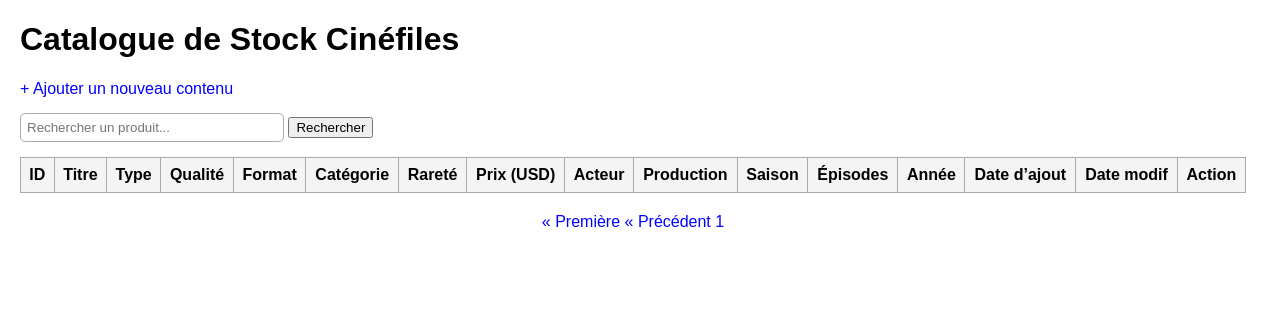
Page /stock/?page=2 on the earlier database version.
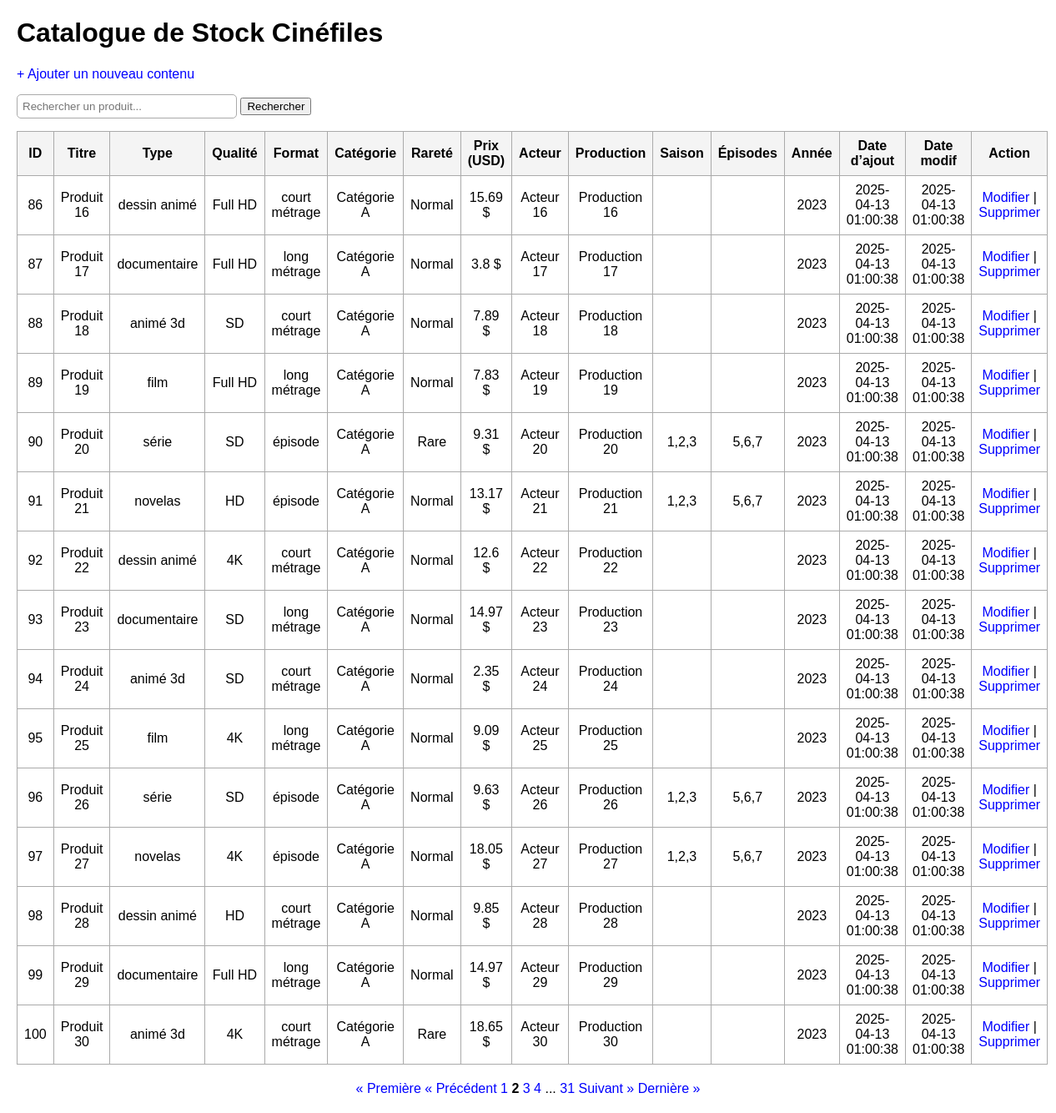
Same page on the later database version.
### tables this page shows
CREATE TABLE stock (
    id INTEGER PRIMARY KEY AUTOINCREMENT,
    titre TEXT,
    type TEXT,
    qualite TEXT,
    format TEXT,
    categorie TEXT,
    rarete TEXT,
    prix REAL,
    acteur TEXT,
    production TEXT,
    saison TEXT,
    episodes TEXT,
    annee TEXT,
    date_ajout TEXT,
    date_modif TEXT
);

### routes/stock_routes.py (the view)
@stock_bp.route("/")
def index():
    try:
        page = int(request.args.get("page", 1))
    except ValueError:
        page = 1
    per_page = 15
    offset = (page - 1) * per_page
    conn = sqlite3.connect(DB_NAME)
    conn.row_factory = sqlite3.Row
    c = conn.cursor()
    c.execute("SELECT COUNT(*) FROM stock")
    total = c.fetchone()[0]
    total_pages = (total + per_page - 1) // per_page
    c.execute("""
        SELECT * FROM stock
        ORDER BY id ASC
        LIMIT ? OFFSET ?
    """, (per_page, offset))
    rows = c.fetchall()
    conn.close()
    pagination_links = get_pagination_links(page, total_pages, delta=2)
    return render_template(
        "index.html",
        rows=rows,
        page=page,
        total_pages=total_pages,
        pagination_links=pagination_links,
        per_page=per_page
    )

### routes/stock_routes.py (called while the page is built)
def get_pagination_links(page, total_pages, delta=2):
    links = []
    for p in range(1, total_pages + 1):
        if p == 1 or p == total_pages or (p >= page - delta and p <= page + delta):
            links.append(p)
        elif links[-1] != "...":
            links.append("...")
    return links

### templates/index.html (shortened to what this page needs)
<!DOCTYPE html>
<html lang="fr">
<head>
</head>
<body>
    <h1>Catalogue de Stock Cinéfiles</h1>
    <a href="/stock/add">+ Ajouter un nouveau contenu</a>
    <form action="/stock/rechercher" method="get" style="margin: 15px 0;">
        <input type="text" name="q" placeholder="Rechercher un produit..." value="{{ recherche if recherche else '' }}">
        <button type="submit">Rechercher</button>
    </form>
    <table>
        <tr>
            <th>ID</th>
            <th>Titre</th>
            <th>Type</th>
            <th>Qualité</th>
            <th>Format</th>
            <th>Catégorie</th>
            <th>Rareté</th>
            <th>Prix (USD)</th>
            <th>Acteur</th>
            <th>Production</th>
            <th>Saison</th>
            <th>Épisodes</th>
            <th>Année</th>
            <th>Date d’ajout</th>
            <th>Date modif</th>
            <th>Action</th>
        </tr>
        {% for row in rows %}
        <tr>
            <td>{{ row[0] }}</td>
            <td>{{ row[1] }}</td>
            <td>{{ row[2] }}</td>
            <td>{{ row[3] }}</td>
            <td>{{ row[4] }}</td>
            <td>{{ row[5] }}</td>
            <td>{{ row[6] }}</td>
            <td>{{ row[7] }} $</td>
            <td>{{ row[8] }}</td>
            <td>{{ row[9] }}</td>
            <td>{{ row[10] }}</td>
            <td>{{ row[11] }}</td>
            <td>{{ row[12] }}</td>
            <td>{{ row[13] }}</td>
            <td>{{ row[14] }}</td>
            <td>
                <a href="/stock/modifier/{{ row[0] }}">Modifier</a> |
                <a href="/stock/delete/{{ row[0] }}" onclick="return confirm('Confirmer la suppression ?')">Supprimer</a>
            </td>
        </tr>
        {% endfor %}
</table>
<div style="margin-top: 20px; text-align: center;">
    {% if page > 1 %}
        <a href="{{ url_for('stock.index', page=1) }}">« Première</a>
        <a href="{{ url_for('stock.index', page=page-1) }}">&laquo; Précédent</a>
    {% endif %}
    {% for p in pagination_links %}
        {% if p == '...' %}
            <span>...</span>
        {% elif p == page %}
            <span style="font-weight:bold;">{{ p }}</span>
        {% else %}
            <a href="{{ url_for('stock.index', page=p) }}">{{ p }}</a>
        {% endif %}
    {% endfor %}
    {% if page < total_pages %}
        <a href="{{ url_for('stock.index', page=page+1) }}">Suivant &raquo;</a>
        <a href="{{ url_for('stock.index', page=total_pages) }}">Dernière »</a>
    {% endif %}
</div>
</body>
</html>

### templates/index.html (style rules this page uses)
body { font-family: Arial, sans-serif; margin: 20px; }
table { border-collapse: collapse; width: 100%; }
th, td { border: 1px solid #aaa; padding: 8px; text-align: center; }
th { background: #f4f4f4; }
a { text-decoration: none; color: blue; }
input[type="text"] { padding: 6px; width: 250px; border-radius: 5px; border: 1px solid #aaa; }

Differences in the rows shown:
added stock: id "86", titre "Produit 16", type "dessin animé", qualite "Full HD", format "court métrage", categorie "Catégorie A", rarete "Normal", prix "15.69", acteur "Acteur 16", production "Production 16", annee "2023", date_ajout "2025-04-13 01:00:38", date_modif "2025-04-13 01:00:38"
added stock: id "87", titre "Produit 17", type "documentaire", qualite "Full HD", format "long métrage", categorie "Catégorie A", rarete "Normal", prix "3.8", acteur "Acteur 17", production "Production 17", annee "2023", date_ajout "2025-04-13 01:00:38", date_modif "2025-04-13 01:00:38"
added stock: id "88", titre "Produit 18", type "animé 3d", qualite "SD", format "court métrage", categorie "Catégorie A", rarete "Normal", prix "7.89", acteur "Acteur 18", production "Production 18", annee "2023", date_ajout "2025-04-13 01:00:38", date_modif "2025-04-13 01:00:38"
added stock: id "89", titre "Produit 19", type "film", qualite "Full HD", format "long métrage", categorie "Catégorie A", rarete "Normal", prix "7.83", acteur "Acteur 19", production "Production 19", annee "2023", date_ajout "2025-04-13 01:00:38", date_modif "2025-04-13 01:00:38"
added stock: id "90", titre "Produit 20", type "série", qualite "SD", format "épisode", categorie "Catégorie A", rarete "Rare", prix "9.31", acteur "Acteur 20", production "Production 20", saison "1,2,3", episodes "5,6,7", annee "2023", date_ajout "2025-04-13 01:00:38", date_modif "2025-04-13 01:00:38"
added stock: id "91", titre "Produit 21", type "novelas", qualite "HD", format "épisode", categorie "Catégorie A", rarete "Normal", prix "13.17", acteur "Acteur 21", production "Production 21", saison "1,2,3", episodes "5,6,7", annee "2023", date_ajout "2025-04-13 01:00:38", date_modif "2025-04-13 01:00:38"
added stock: id "92", titre "Produit 22", type "dessin animé", qualite "4K", format "court métrage", categorie "Catégorie A", rarete "Normal", prix "12.6", acteur "Acteur 22", production "Production 22", annee "2023", date_ajout "2025-04-13 01:00:38", date_modif "2025-04-13 01:00:38"
added stock: id "93", titre "Produit 23", type "documentaire", qualite "SD", format "long métrage", categorie "Catégorie A", rarete "Normal", prix "14.97", acteur "Acteur 23", production "Production 23", annee "2023", date_ajout "2025-04-13 01:00:38", date_modif "2025-04-13 01:00:38"
added stock: id "94", titre "Produit 24", type "animé 3d", qualite "SD", format "court métrage", categorie "Catégorie A", rarete "Normal", prix "2.35", acteur "Acteur 24", production "Production 24", annee "2023", date_ajout "2025-04-13 01:00:38", date_modif "2025-04-13 01:00:38"
added stock: id "95", titre "Produit 25", type "film", qualite "4K", format "long métrage", categorie "Catégorie A", rarete "Normal", prix "9.09", acteur "Acteur 25", production "Production 25", annee "2023", date_ajout "2025-04-13 01:00:38", date_modif "2025-04-13 01:00:38"
added stock: id "96", titre "Produit 26", type "série", qualite "SD", format "épisode", categorie "Catégorie A", rarete "Normal", prix "9.63", acteur "Acteur 26", production "Production 26", saison "1,2,3", episodes "5,6,7", annee "2023", date_ajout "2025-04-13 01:00:38", date_modif "2025-04-13 01:00:38"
added stock: id "97", titre "Produit 27", type "novelas", qualite "4K", format "épisode", categorie "Catégorie A", rarete "Normal", prix "18.05", acteur "Acteur 27", production "Production 27", saison "1,2,3", episodes "5,6,7", annee "2023", date_ajout "2025-04-13 01:00:38", date_modif "2025-04-13 01:00:38"
added stock: id "98", titre "Produit 28", type "dessin animé", qualite "HD", format "court métrage", categorie "Catégorie A", rarete "Normal", prix "9.85", acteur "Acteur 28", production "Production 28", annee "2023", date_ajout "2025-04-13 01:00:38", date_modif "2025-04-13 01:00:38"
added stock: id "99", titre "Produit 29", type "documentaire", qualite "Full HD", format "long métrage", categorie "Catégorie A", rarete "Normal", prix "14.97", acteur "Acteur 29", production "Production 29", annee "2023", date_ajout "2025-04-13 01:00:38", date_modif "2025-04-13 01:00:38"
added stock: id "100", titre "Produit 30", type "animé 3d", qualite "4K", format "court métrage", categorie "Catégorie A", rarete "Rare", prix "18.65", acteur "Acteur 30", production "Production 30", annee "2023", date_ajout "2025-04-13 01:00:38", date_modif "2025-04-13 01:00:38"
Other differences:
new list line: "2"
new list line: "3"
new list line: "4"
new list line: "31"
text now shown: "Suivant » Dernière »"
